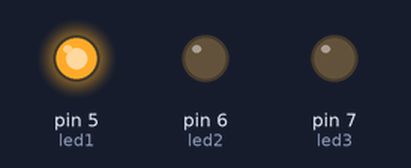
The sketch below on a simulated Arduino Uno, built with avr-gcc and run on an emulated ATmega328P. Shown: output pins drawn as LEDs (lit = HIGH).

Above: at 0.5 s.
At 1.5 s:
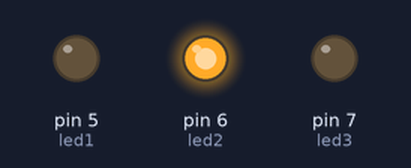
At 5.5 s:
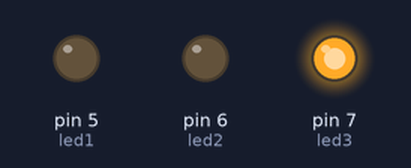
Timing chart, 0 to 6.9 s (numbered marks = the images above):
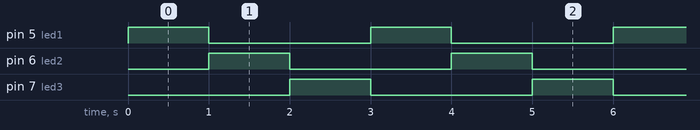

The sketch:

02_3LED_Blink.ino
```cpp
/*
  Blinking LEDs

  Turns each LED of 3 for one second, then off for one second, repeatedly.

   The circuit:
  - RED LED attached from digital pin 5 to ground.
  - GREEN LED attached from digital pin 6 to ground.
  - BLUE LED attached from digital pin 7 to ground.

  by Ganesh Butcha
*/


int led1=5;               // assign digital pin 5 to a variable
int led2=6;
int led3=7;
int waitTime=1000;        // wait time is 1 second

void setup() {
  // put your setup code here, to run once:
  pinMode(led1, OUTPUT);    // initialize digital pin as an output
  pinMode(led2, OUTPUT);
  pinMode(led3, OUTPUT);

}

void loop() {
  // put your main code here, to run repeatedly:
  digitalWrite(led1, HIGH);   // turn the LED on (HIGH is the voltage level)
  digitalWrite(led2, LOW);    // turn the LED off (LOW is the voltage level)
  digitalWrite(led3, LOW);
  delay(waitTime);                 // wait for a second

  digitalWrite(led1, LOW);
  digitalWrite(led2, HIGH);
  digitalWrite(led3, LOW);
  delay(waitTime);

  digitalWrite(led1, LOW);
  digitalWrite(led2, LOW);
  digitalWrite(led3, HIGH);
  delay(waitTime);

}
```

Measured:
- by itself, pin 5 (led1), pin 6 (led2), pin 7 (led3): alternates HIGH for 1.0 s and LOW for 2.0 s
- by itself, everything shown: repeats every 3.0 s, in 3 steps
